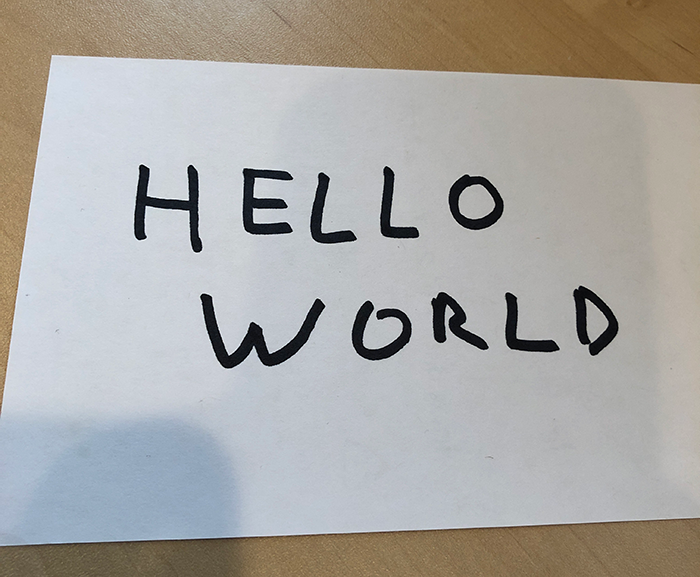
#> input picture test ocr/hello_world.png, 700 x 577 px, found by its file name
$ jupyter execute --allow-errors 'Handwritten Document OCR.ipynb'
#> lines starting #> are read from the running program, lines starting #| are printed output that depends on the picture; after the words box and inside, x2 and y2 are one past the last pixel; in counts of white or black regions, pixels touching at a corner belong together
### image_preprocessing/scan.py
import numpy as np
import cv2
from skimage.filters import threshold_local
# [4 lines that do not run on import are left out]
class FourPointException(Exception):
	def __init__(self):
		self.value='Cannot find a document to crop-in. \nPlease provide a valid picture of a document containig all four edges of it or a high quality Image :('
	def info(self):
		return repr(self.value)

def edge_detection(image):
	gray = cv2.cvtColor(image, cv2.COLOR_BGR2GRAY)
	blur = cv2.GaussianBlur(gray, (5, 5), 0)
	edged = cv2.Canny(blur, 50, 200)

	# [5 lines of commented-out code are left out]
	return edged
def warper(orig,screenCnt,ratio,get_rgb):
	warped = four_point_transform(orig, screenCnt.reshape(4, 2) * ratio)
	if(get_rgb):
		return warped
	warped = cv2.cvtColor(warped, cv2.COLOR_BGR2GRAY)
	T = threshold_local(warped, 11, offset = 10, method = "gaussian")
	warped = (warped > T).astype("uint8") * 255

	# [5 lines of commented-out code are left out]
	return warped
def document_warper(image,get_rgb=True):
	ratio = image.shape[0] / 500.0
	orig = image.copy()
	image = resize(image, height = 500)

	edged = edge_detection(image)

	cnts,hierarchy = cv2.findContours(edged.copy(), cv2.RETR_LIST, cv2.CHAIN_APPROX_SIMPLE)
	cnts = sorted(cnts, key = cv2.contourArea, reverse = True)[:5]
	screenCnt = None
	for c in cnts:
		peri = cv2.arcLength(c, True)
		approx = cv2.approxPolyDP(c, 0.01 * peri, True)
		# [4 lines of commented-out code are left out]

		if len(approx) == 4:
			screenCnt = approx
			break
	# [5 lines of commented-out code are left out]
	try:
		warped = warper(orig, screenCnt,ratio,get_rgb)
	except AttributeError:
		raise FourPointException()
	return warped

### image_preprocessing/helper.py
import numpy as np
import cv2
from scipy.ndimage import interpolation as inter
def resize(image, width=None, height=None, inter=cv2.INTER_AREA):
    dim = None
    (h, w) = image.shape[:2]
    if width is None and height is None:
        return image
    if width is None:
        r = height / float(h)
        dim = (int(w * r), height)
    else:
        r = width / float(w)
        dim = (width, int(h * r))
    resized = cv2.resize(image, dim, interpolation=inter)
    return resized
def get_sorted_contours_bounding_box(cnts,method='left-to-right'):
	reverse = False
	i = 0
	if method == "right-to-left" or method == "bottom-to-top":
		reverse =True
	if method == "top-to-bottom" or method == "bottom-to-top":
		i = 1
	boundingBoxes = [cv2.boundingRect(c) for c in cnts]
	(cnts, boundingBoxes) = zip(*sorted(zip(cnts, boundingBoxes),
                                        key=lambda b: b[1][i], reverse=reverse))

	return cnts, boundingBoxes
def find_score(arr, angle):
    data = inter.rotate(arr, angle, reshape=False, order=0)
    hist = np.sum(data, axis=1)
    score = np.sum((hist[1:] - hist[:-1]) ** 2)
    return hist, score
def skew_correction(img):
	ht,wd = img.shape[0],img.shape[1]
	pix = np.array(cv2.cvtColor(img,cv2.COLOR_BGR2GRAY), np.uint8)

	bin_img = 1 - (pix / 255.0).astype('int8')
	delta = 1
	limit = 5
	angles = np.arange(-limit, limit+delta, delta)
	best_angle= -9999999
	best_score=-9999999
	for angle in angles:
		hist, score = find_score(bin_img, angle)
		if(best_score<score):
			best_score = score
			best_angle = angle
	print('Best angle: {}'.format(best_angle))
	# correct skew
	data = inter.rotate(img, best_angle, reshape=False, order=3,mode='reflect')
	# img = cv2.cvtColor(data,cv2.COLOR_GRAY2BGR)
	return data

# [34 lines left out: functions order_points, four_point_transform, not called in this run]

### Handwritten Document OCR.ipynb
[cell 1]
import numpy
import cv2
import random
import pickle
import os
from datetime import datetime
from tensorflow.keras.models import load_model
from tensorflow import device as model_device
import json
import progressbar
from reportlab.pdfgen import canvas
from pdf2docx import parse

[cell 2]
from image_preprocessing.scan import *
from image_preprocessing.helper import resize,get_sorted_contours_bounding_box,skew_correction
UNKNOWN = np.NaN

[cell 3]
def make_results_dir(dir):
    try:
        os.mkdir(dir)
    except OSError:
        print('OCR Results Directory exists in the system already.')

[cell 4]
img = cv2.imread(r'C:\Users\Avinash\Desktop\New folder\OCR\test ocr\hello_world.png')
#> img is the input picture: shape (577, 700, 3); mean B, G, R 163.8, 167.4, 169.5
img = cv2.fastNlMeansDenoisingColored(img)
orig = img.copy()
try:
    img = document_warper(img)
#> in edge_detection, `gray = cv2.cvtColor(image, cv2.COLOR_BGR2GRAY)`:
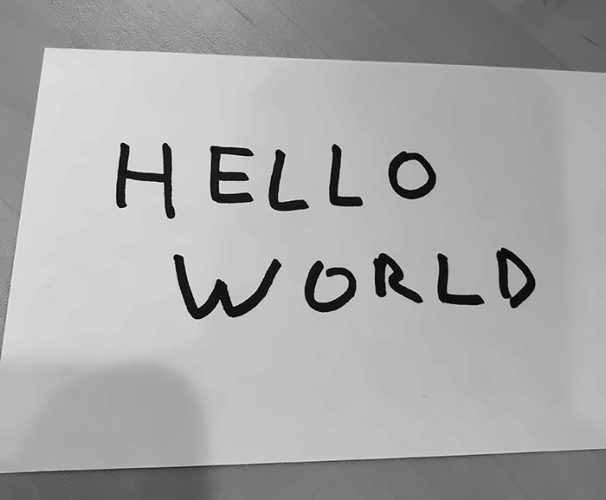
#> gray: shape (500, 606); min 1, max 243, mean 167.4
#> in edge_detection, `edged = cv2.Canny(blur, 50, 200)`:
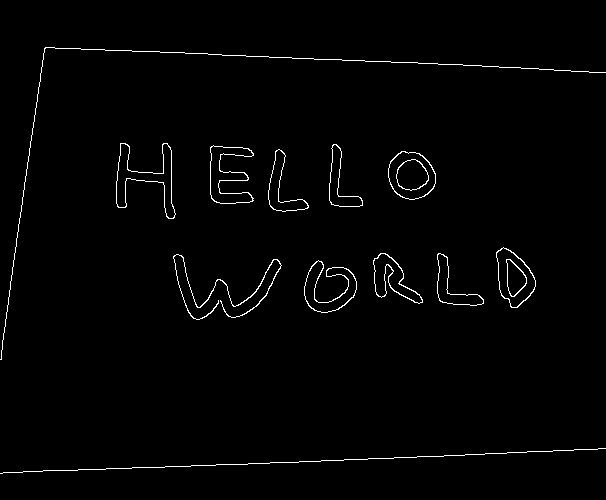
#> edged: shape (500, 606); 1.4% white in thin lines or dots, all inside (x1, y1, x2, y2) = (0, 47, 606, 474)
#> in document_warper, `cnts,hierarchy = cv2.findContours(edged.copy(), cv2.RETR_LIST, cv2.CHA..`: cnts = 25 contours, 2 with area under 20; largest, box (x1, y1, x2, y2) and area: (388, 151, 436, 200) 1755, (388, 151, 436, 200) 1709, (496, 247, 536, 308) 1540, (496, 247, 536, 308) 1488, (116, 143, 176, 219) 1464
#> in document_warper, `cnts = sorted(cnts, key = cv2.contourArea, reverse = True)[:5]`: cnts = 5 contours; box (x1, y1, x2, y2) and area: (388, 151, 436, 200) 1755, (388, 151, 436, 200) 1709, (496, 247, 536, 308) 1540, (496, 247, 536, 308) 1488, (116, 143, 176, 219) 1464
#> the loop in document_warper, `for c in cnts:` made 5 passes
#> peri on passes 1 to 5: 158, 155.7, 162.9, 160.5, 368.8
except FourPointException:
    print("Couldn't find the edges of the current doucment.\nAt present, to improve accuracy we are working on skew correctrion on the present document")
    if(img.shape[0]>(1200)):
        img = resize(img,height=1200)
    img = skew_correction(img)
#> in skew_correction, `bin_img = 1 - (pix / 255.0).astype('int8')`: bin_img: shape (577, 700) int8; every value is 1
#> the loop in skew_correction, `for angle in angles:` made 11 passes
#> (score, best_score) on passes 1 to 5: (7782, 7782), (9824, 9824), (13110, 13110), (19750, 19750), (39260, 39260)
#> score on passes 6 to 11: 0, 39260, 19750, 13110, 9824, 7782
#> pass 1, in find_score, `data = inter.rotate(arr, angle, reshape=False, order=0)`:
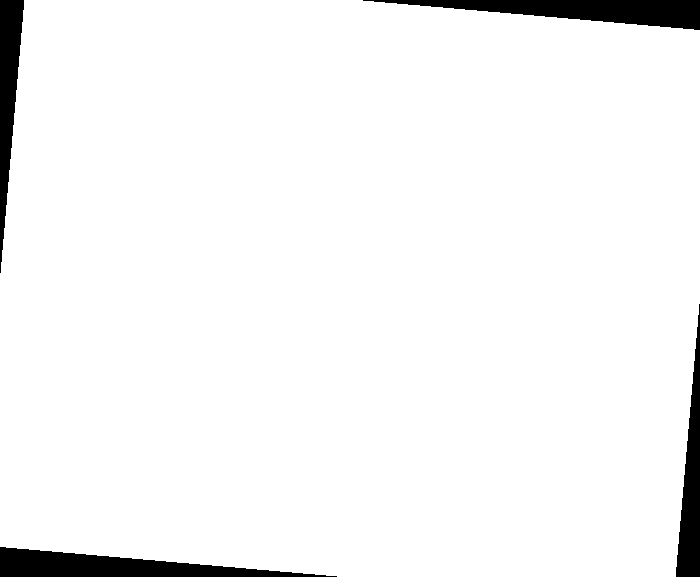
#> data: shape (577, 700) int8; values 0 (black) and 1 (white), 95.8% white; 4 black regions, box (x1, y1, x2, y2) and area: (363, 0, 700, 30) 5151, (0, 547, 337, 577) 5151, (0, 0, 24, 273) 3403, (676, 304, 700, 577) 3403
#> after the loop in skew_correction, `for angle in angles:`: best_angle = -1; best_score = 39260
#| Best angle: -1

[cell 5]
if(img.shape[0]>(1200)):
    img = resize(img,height=1200)
gaussian = cv2.GaussianBlur(img, (0, 0), 2.0)
processed = cv2.addWeighted(img, 1.5, gaussian, -0.9, 0)
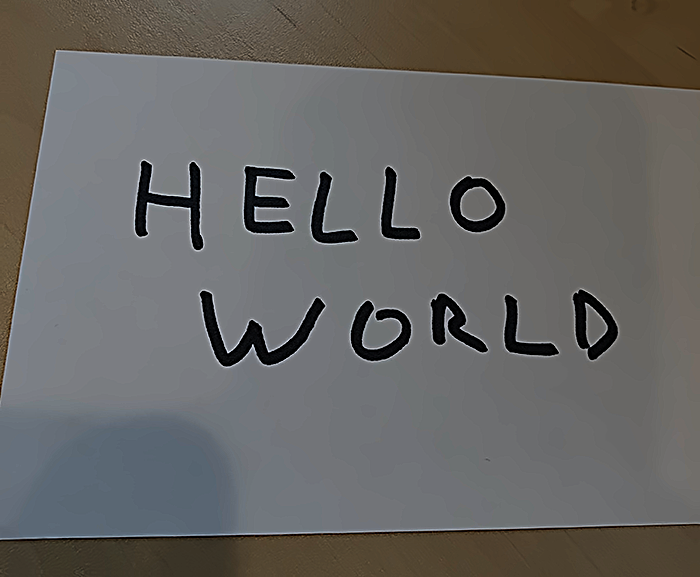
#> processed: shape (577, 700, 3); mean B, G, R 98.7, 100.8, 102

[cell 6]
# print(img.shape)
gray = cv2.cvtColor(processed,cv2.COLOR_RGB2GRAY)
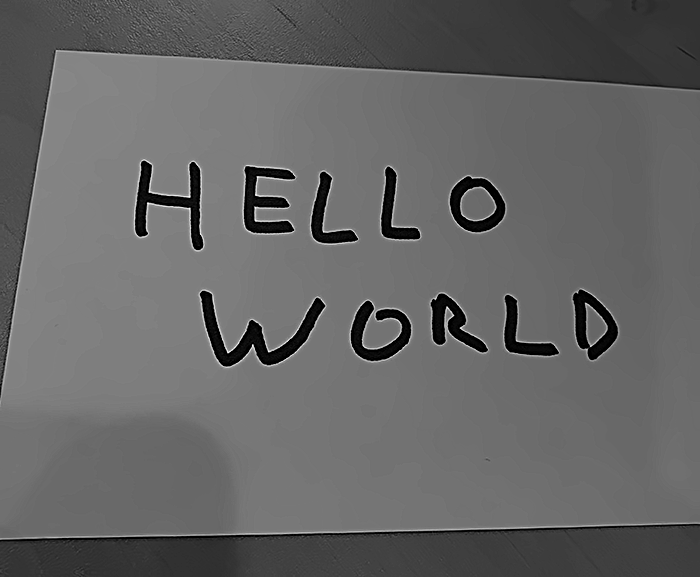
#> gray: shape (577, 700); min 0, max 255, mean 100.3

[cell 7]
edged = edge_detection(processed)
#> in edge_detection (call 2), `edged = cv2.Canny(blur, 50, 200)`:
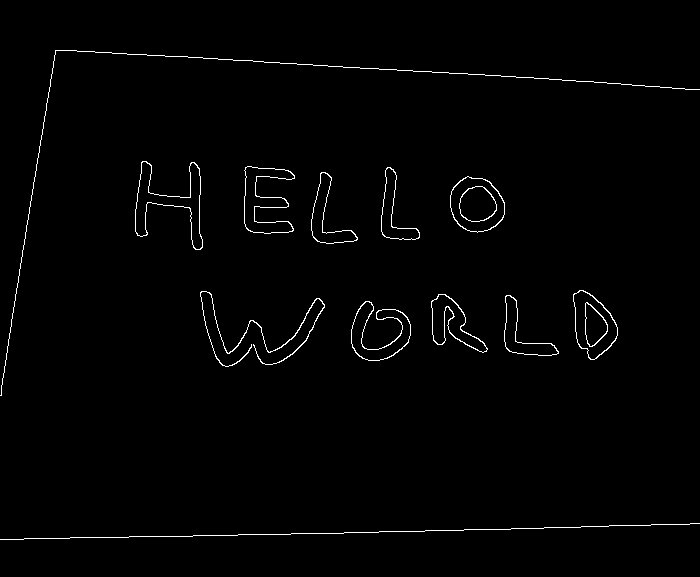
#> edged: shape (577, 700); 1.3% white in thin lines or dots, all inside (x1, y1, x2, y2) = (0, 50, 700, 540)
cnts,heirarchy = cv2.findContours(edged.copy(),cv2.RETR_EXTERNAL,cv2.CHAIN_APPROX_SIMPLE)
#> cnts = 12 contours, 2 with area under 20; largest, box (x1, y1, x2, y2) and area: (450, 176, 505, 233) 2324, (573, 290, 618, 360) 2028, (135, 161, 203, 250) 1935, (244, 166, 295, 234) 1675, (351, 301, 411, 361) 1544

[cell 8]
cnts,bounding_box = get_sorted_contours_bounding_box(cnts,method='top-to-bottom')
#> in get_sorted_contours_bounding_box, `boundingBoxes = [cv2.boundingRect(c) for c in cnts]`: boundingBoxes = [(0, 523, 700, 17), (351, 301, 60, 60), (504, 295, 55, 61), (431, 294, 57, 59), (200, 291, 125, 76), (573, 290, 45, 70), (450, 176, 55, 57), (311, 172, 47, 72), (381, 167, 39, 73), (244, 166, 51, 68), (135, 161, 68, 89), (0, 50, 700, 346)]
#> in get_sorted_contours_bounding_box, `(cnts, boundingBoxes) = zip(*sorted(zip(cnts, boundingBoxes), key=lamb..`: boundingBoxes = ((0, 50, 700, 346), (135, 161, 68, 89), (244, 166, 51, 68), (381, 167, 39, 73), (311, 172, 47, 72), (450, 176, 55, 57), (573, 290, 45, 70), (200, 291, 125, 76), (431, 294, 57, 59), (504, 295, 55, 61), (351, 301, 60, 60), (0, 523, 700, 17))
#> bounding_box has the same summary as boundingBoxes in get_sorted_contours_bounding_box

[cell 9]
chars=[]
boxs=[]
for i,c in enumerate(cnts):
    x,y,w,h = bounding_box[i]
    if (w>=5 and w<=150) and (h>=15 and h<=150):
        roi = gray[y:y+h,x:x+w]
        thresh = cv2.threshold(roi,0,255,cv2.THRESH_BINARY | cv2.THRESH_OTSU)[1]
        dims = random.randint(45,55)
        thresh = cv2.resize(thresh,(dims,dims),cv2.INTER_CUBIC)
        tH,tW = thresh.shape
        dX = int(max(0,128-tW)/2.0)
        dY = int(max(0,128-tH)/2.0)
        padded = cv2.copyMakeBorder(thresh,top=dY,bottom=dY,right=dX,left=dX,borderType=cv2.BORDER_CONSTANT,value=(255,255,255))
        padded = cv2.resize(padded,(128,128),cv2.INTER_CUBIC)
        padded = padded.astype('float32')/255.
        padded = np.expand_dims(padded,axis=-1)
        boxs.append((x,y,w,h))
        chars.append(padded)
#> this loop made 12 passes
#> (x, y, dims, tH, tW, dX) on passes 2 to 11: (135, 161, 51, 51, 51, 38), (244, 166, 51, 51, 51, 38), (381, 167, 45, 45, 45, 41), (311, 172, 49, 49, 49, 39), (450, 176, 53, 53, 53, 37), (573, 290, 52, 52, 52, 38), (200, 291, 51, 51, 51, 38), (431, 294, 49, 49, 49, 39), (504, 295, 52, 52, 52, 38), (351, 301, 50, 50, 50, 39)
#> pass 2, `thresh = cv2.threshold(roi,0,255,cv2.THRESH_BINARY | cv2.THRESH_OTSU)[1]`:
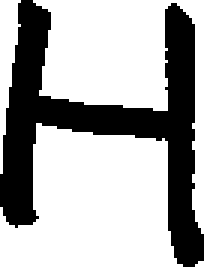
#> thresh: shape (89, 68) (shown 3 times larger); 67.4% white; 1 black region, box (x1, y1, x2, y2) and area: (0, 0, 68, 89) 1970
#> after the loop:
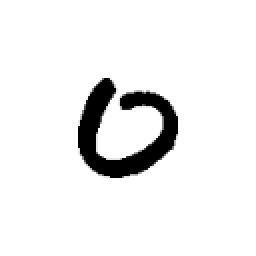
#> padded: shape (128, 128, 1) float32 (shown 2 times larger); min 0, max 1, mean 0.934
#> after the loop:
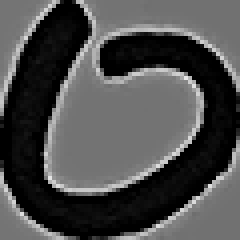
#> roi: shape (60, 60) (shown 4 times larger); min 0, max 230, mean 76.1
#> after the loop:
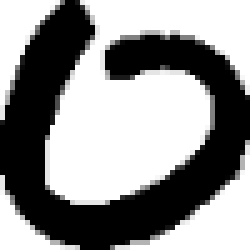
#> thresh: shape (50, 50) (shown 5 times larger); min 0, max 255, mean 144.7
#> after the loop, boxs = [(135, 161, 68, 89), (244, 166, 51, 68), (381, 167, 39, 73), (311, 172, 47, 72), (450, 176, 55, 57), (573, 290, 45, 70), (200, 291, 125, 76), (431, 294, 57, 59), (504, 295, 55, 61), (351, 301, 60, 60)]; chars = 10 items

[cell 10]
chars = np.array(chars,dtype='float32')

#> (a cell that did not finish here is left out)

#> (a cell that did not finish here is left out)

#> (a cell that did not finish here is left out)

[cell 14]
with open('classes/lower_classes.json','r') as f:
#> (reads classes/lower_classes.json from the repository)
    lower_classes = json.load(f)
f.close()
with open('classes/upper_classes.json','r') as f:
#> (reads classes/upper_classes.json from the repository)
    upper_classes = json.load(f)
f.close()

[cell 15]
def rf_classify(rf_preds,uc,lc,nums,chars,bar):
    letter_class = []
    probs = []
    for i,c in enumerate(chars):
        tmp = np.reshape(c,((1,)+c.shape))

        if(rf_preds[i]==0):

            upper_pred = uppercase.predict(tmp)
            lower_pred = lowercase.predict(tmp)
            idx1,idx2 = np.argmax(upper_pred),np.argmax(lower_pred)
            final_class = chr(int(upper_classes[str(idx1)],16))
            prob = upper_pred[0][idx1]
            # [4 lines of commented-out code are left out]
            if(upper_pred[0][idx1]<lower_pred[0][idx2]):
                final_class = chr(int(lower_classes[str(idx2)],16))
                prob = lower_pred[0][idx2]
        if(rf_preds[i]==1 or prob<0.55):

            preds = nums.predict(tmp)
            idx1 = np.argmax(preds)
            final_class = chr(48+idx1)
            prob = preds[0][idx1]
        if(prob<0.5):
            label = UNKNOWN

        # print('letter {}:prob {}'.format(final_class,prob))
        letter_class.append(final_class)
        probs.append(prob)
        bar.update(i)
    return letter_class,probs

#> (a cell that did not finish here is left out)

[cell 17]
widgets = ['Classifying images [',
         progressbar.Timer(format= 'elapsed time: %(elapsed)s'),
         '] ',
           progressbar.Bar('='),' (',
           progressbar.ETA(), ') ',
          ]


progressbar.streams.flush()
bar = progressbar.ProgressBar(max_value=chars.shape[0],
                              widgets=widgets).start()


#> (the rest of this cell did not finish here and is left out)

[cell 18]
overview = img.copy()
#> (the rest of this cell did not finish here and is left out)

[cell 19]
result_dir = os.path.join(os.getcwd(),r'OCR Results')
make_results_dir(result_dir)

curr_result_dir = os.path.join(result_dir,'results-{}'.format(str(datetime.now()).replace(':','-')[:19]))
try:
    os.mkdir(curr_result_dir)
except OSError:
    print(curr_result_dir+" exists in the system")

[cell 20]
pdf_path=curr_result_dir+r'\ocr.pdf'

#> (a cell that did not finish here is left out)

[cell 22]
parse(pdf_path,curr_result_dir+r'\ocr.docx',start=0,end=None)
#> (this line was passed over: pdf2docx is not available in this run)

[cell 23]
cv2.imwrite(curr_result_dir+r'\overview.png',overview)
#> Out = True
